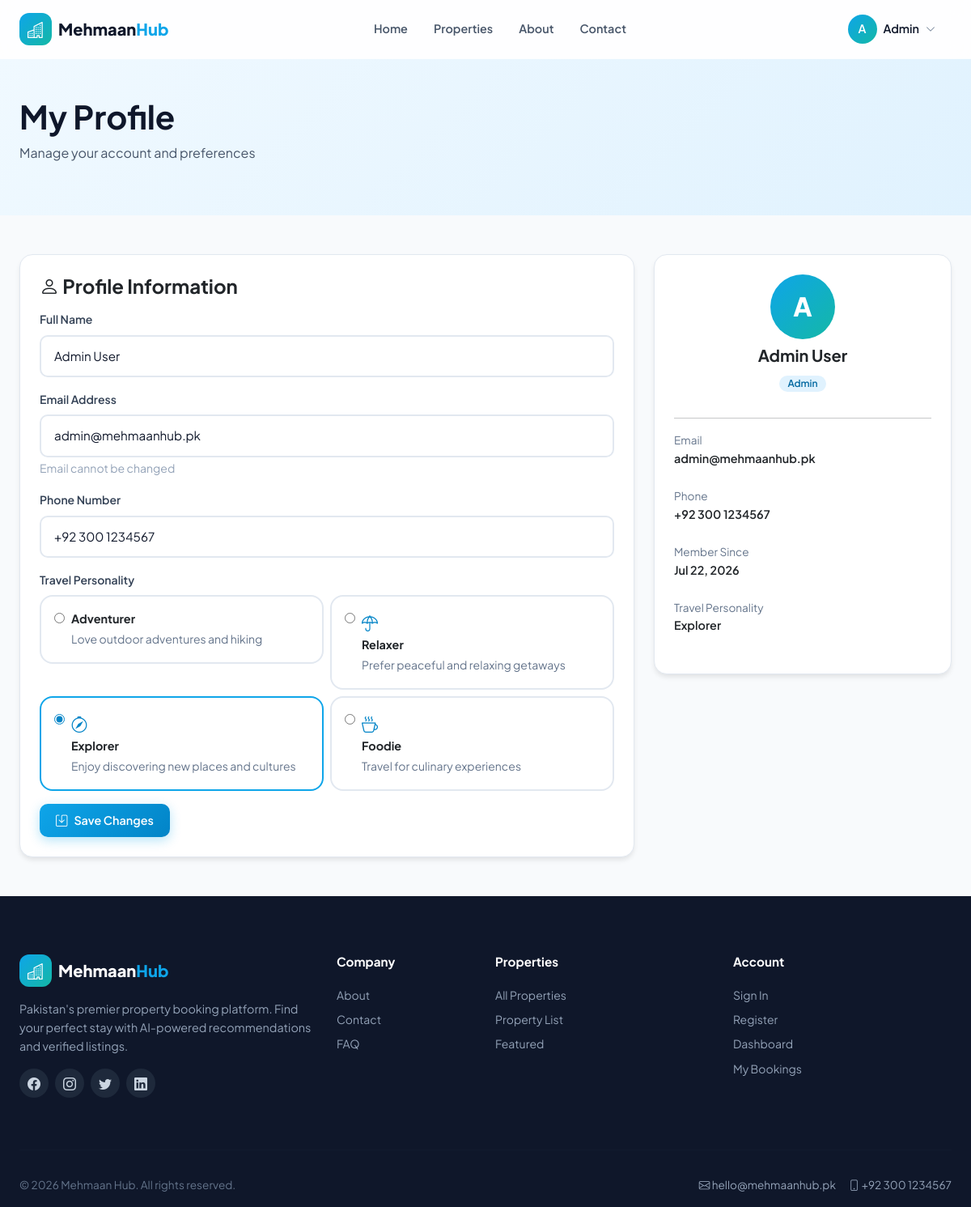
The app's page /profile.php (signed in) with its own data.
### tables this page shows
CREATE TABLE IF NOT EXISTS users (
    id INT AUTO_INCREMENT PRIMARY KEY,
    full_name VARCHAR(255) NOT NULL,
    email VARCHAR(255) NOT NULL UNIQUE,
    password VARCHAR(255) NOT NULL,
    phone VARCHAR(50) DEFAULT NULL,
    avatar_url VARCHAR(500) DEFAULT NULL,
    travel_personality ENUM('adventurer','relaxer','explorer','foodie') DEFAULT 'explorer',
    role ENUM('tenant','owner','admin') NOT NULL DEFAULT 'tenant',
    created_at TIMESTAMP DEFAULT CURRENT_TIMESTAMP
);

### includes/config.php (called while the page is built, shortened)
<?php
function db() {
    static $pdo = null;
    if ($pdo === null) {
        $dsn = 'mysql:host=' . DB_HOST . ';dbname=' . DB_NAME . ';charset=utf8mb4';
        try {
            $pdo = new PDO($dsn, DB_USER, DB_PASS, [
                PDO::ATTR_ERRMODE => PDO::ERRMODE_EXCEPTION,
                PDO::ATTR_DEFAULT_FETCH_MODE => PDO::FETCH_ASSOC,
                PDO::ATTR_EMULATE_PREPARES => false,
            ]);
        } catch (PDOException $e) {
            die('Database connection failed: ' . $e->getMessage());
        }
    }
    return $pdo;
}
function formatDate($dateStr) {
    $date = new DateTime($dateStr);
    return $date->format('M j, Y');
}
function e($str) {
    return htmlspecialchars($str ?? '', ENT_QUOTES, 'UTF-8');
}
function url($path = '/') {
    return BASE_URL . $path;
}
function currentPath() {
    $full = parse_url($_SERVER['REQUEST_URI'] ?? '/', PHP_URL_PATH);
    if (BASE_URL !== '' && strpos($full, BASE_URL) === 0) {
        $full = substr($full, strlen(BASE_URL));
    }
    return $full;
}
function isActive($path) {
    $current = currentPath();
    return false;
}

### includes/auth.php (called while the page is built, shortened)
<?php
function isLoggedIn() {
    return isset($_SESSION['user_id']);
}
function currentUser() {
    $stmt = db()->prepare('SELECT * FROM users WHERE id = ?');
    $stmt->execute([$_SESSION['user_id']]);
    return $stmt->fetch();
}

### profile.php (the view, shortened to what this page needs)
<?php
require_once __DIR__ . '/includes/config.php';
require_once __DIR__ . '/includes/auth.php';
$personalities = [
    ['value' => 'adventurer', 'label' => 'Adventurer', 'icon' => 'bi-mountain', 'desc' => 'Love outdoor adventures and hiking'],
    ['value' => 'relaxer', 'label' => 'Relaxer', 'icon' => 'bi-umbrella', 'desc' => 'Prefer peaceful and relaxing getaways'],
    ['value' => 'explorer', 'label' => 'Explorer', 'icon' => 'bi-compass', 'desc' => 'Enjoy discovering new places and cultures'],
    ['value' => 'foodie', 'label' => 'Foodie', 'icon' => 'bi-cup-hot', 'desc' => 'Travel for culinary experiences'],
];
require_once __DIR__ . '/includes/header.php';
?>
<main class="pt-nav">
    <section class="gradient-primary-light py-5">
        <div class="container-app">
            <h1 class="fw-bold">My Profile</h1>
            <p style="color:var(--slate-600);">Manage your account and preferences</p>
        </div>
    </section>
    <section class="py-5">
        <div class="container-app">
            <div class="row">
                <div class="col-lg-8">
                    <div class="card p-4 mb-4">
                        <h4 class="fw-bold mb-3"><i class="bi bi-person"></i> Profile Information</h4>
                        <form method="POST">
                            <div class="mb-3">
                                <label class="label">Full Name</label>
                                <input type="text" name="full_name" class="input" value="<?php echo e($user['full_name']); ?>" required>
                            </div>
                            <div class="mb-3">
                                <label class="label">Email Address</label>
                                <input type="email" class="input" value="<?php echo e($user['email']); ?>" disabled>
                                <small style="color:var(--slate-400);">Email cannot be changed</small>
                            </div>
                            <div class="mb-3">
                                <label class="label">Phone Number</label>
                                <input type="text" name="phone" class="input" value="<?php echo e($user['phone'] ?? ''); ?>" placeholder="+92 300 1234567">
                            </div>
                            <label class="label">Travel Personality</label>
                            <div class="row g-2 mb-3">
                                <?php foreach ($personalities as $p): ?>
                                    <div class="col-md-6">
                                        <label class="d-flex align-items-start gap-2 p-3 rounded" style="border:2px solid <?php echo $user['travel_personality'] === $p['value'] ? 'var(--primary-500)' : 'var(--slate-200)'; ?>;cursor:pointer;">
                                            <input type="radio" name="travel_personality" value="<?php echo e($p['value']); ?>" <?php echo $user['travel_personality'] === $p['value'] ? 'checked' : ''; ?> style="accent-color:var(--primary-600);margin-top:4px;">
                                            <div>
                                                <i class="bi <?php echo e($p['icon']); ?>" style="font-size:1.25rem;color:var(--primary-600);"></i>
                                                <span style="font-weight:700;font-size:0.9rem;display:block;"><?php echo e($p['label']); ?></span>
                                                <small style="color:var(--slate-500);"><?php echo e($p['desc']); ?></small>
                                            </div>
                                        </label>
                                    </div>
                                <?php endforeach; ?>
                            </div>
                            <button type="submit" class="btn btn-primary btn-lg"><i class="bi bi-save"></i> Save Changes</button>
                        </form>
                    </div>
                </div>
                <div class="col-lg-4">
                    <div class="card p-4" style="position:sticky;top:90px;">
                        <div class="text-center mb-3">
                            <div class="d-flex align-items-center justify-content-center mx-auto mb-2" style="width:80px;height:80px;border-radius:50%;background:linear-gradient(135deg,var(--primary-500),var(--accent-500));color:#fff;font-size:2rem;font-weight:800;">
                                <?php echo e(strtoupper(substr($user['full_name'], 0, 1))); ?>
                            </div>
                            <h5 style="font-weight:700;"><?php echo e($user['full_name']); ?></h5>
                            <span class="badge badge-primary"><?php echo e(ucfirst($user['role'])); ?></span>
                        </div>
                        <hr>
                        <div class="mb-2">
                            <p style="color:var(--slate-500);font-size:0.85rem;margin:0;">Email</p>
                            <p style="font-weight:600;font-size:0.9rem;"><?php echo e($user['email']); ?></p>
                        </div>
                        <div class="mb-2">
                            <p style="color:var(--slate-500);font-size:0.85rem;margin:0;">Phone</p>
                            <p style="font-weight:600;font-size:0.9rem;"><?php echo e($user['phone'] ?? 'Not set'); ?></p>
                        </div>
                        <div class="mb-2">
                            <p style="color:var(--slate-500);font-size:0.85rem;margin:0;">Member Since</p>
                            <p style="font-weight:600;font-size:0.9rem;"><?php echo formatDate($user['created_at']); ?></p>
                        </div>
                        <div class="mb-2">
                            <p style="color:var(--slate-500);font-size:0.85rem;margin:0;">Travel Personality</p>
                            <p style="font-weight:600;font-size:0.9rem;text-transform:capitalize;"><?php echo e($user['travel_personality']); ?></p>
                        </div>
                    </div>
                </div>
            </div>
        </div>
    </section>
</main>
<?php require __DIR__ . '/includes/footer.php'; ?>

### includes/header.php (shortened to what this page needs)
<?php
require_once __DIR__ . '/config.php';
require_once __DIR__ . '/auth.php';
$user = currentUser();
?>
<!DOCTYPE html>
<html lang="en">
<head>
    <link href="https://cdn.jsdelivr.net/npm/bootstrap@5.3.2/dist/css/bootstrap.min.css" rel="stylesheet">
    <link href="https://cdn.jsdelivr.net/npm/bootstrap-icons@1.11.1/font/bootstrap-icons.css" rel="stylesheet">
    <link href="<?php echo url('/assets/css/style.css'); ?>" rel="stylesheet">
</head>
<body>
<nav id="navbar" class="navbar-mh">
    <div class="container-app d-flex align-items-center justify-content-between" style="height: 72px;">
        <a href="<?php echo url('/index.php'); ?>" class="d-flex align-items-center gap-2 text-decoration-none">
            <div class="d-flex align-items-center justify-content-center" style="width:40px;height:40px;border-radius:12px;background:linear-gradient(135deg,#0ea5e9,#14b8a6);color:#fff;font-size:1.25rem;">
                <i class="bi bi-buildings"></i>
            </div>
            <span style="font-size:1.25rem;font-weight:800;color:#0f172a;">Mehmaan<span style="color:#0ea5e9;">Hub</span></span>
        </a>
        <div class="d-none d-lg-flex align-items-center gap-1">
            <a href="<?php echo url('/index.php'); ?>" class="nav-link-mh <?php echo isActive('/') ? 'active' : ''; ?>">Home</a>
            <a href="<?php echo url('/properties.php'); ?>" class="nav-link-mh <?php echo isActive('/properties.php') ? 'active' : ''; ?>">Properties</a>
            <a href="<?php echo url('/about.php'); ?>" class="nav-link-mh <?php echo isActive('/about.php') ? 'active' : ''; ?>">About</a>
            <a href="<?php echo url('/contact.php'); ?>" class="nav-link-mh <?php echo isActive('/contact.php') ? 'active' : ''; ?>">Contact</a>
        </div>
        <div class="d-none d-lg-flex align-items-center gap-2">
            <?php if ($user): ?>
                <div class="position-relative">
                    <button onclick="toggleUserMenu()" class="btn btn-ghost d-flex align-items-center gap-2">
                        <div class="d-flex align-items-center justify-content-center" style="width:36px;height:36px;border-radius:50%;background:linear-gradient(135deg,#0ea5e9,#14b8a6);color:#fff;font-weight:600;">
                            <?php echo e(strtoupper(substr($user['full_name'], 0, 1))); ?>
                        </div>
                        <span style="font-weight:600;font-size:0.9rem;color:#0f172a;"><?php echo e(explode(' ', $user['full_name'])[0]); ?></span>
                        <i class="bi bi-chevron-down" style="font-size:0.75rem;color:#64748b;"></i>
                    </button>
                </div>
            <?php else: ?>
                <a href="<?php echo url('/login.php'); ?>" class="btn btn-ghost">Sign In</a>
                <a href="<?php echo url('/register.php'); ?>" class="btn btn-primary">Get Started</a>
            <?php endif; ?>
        </div>
    </div>
</nav>

### assets/css/style.css (style rules this page uses)
:root { --primary-50: #f0f9ff; --primary-100: #e0f2fe; --primary-200: #bae6fd; --primary-300: #7dd3fc; --primary-400: #38bdf8; --primary-500: #0ea5e9; --primary-600: #0284c7; --primary-700: #0369a1; --primary-800: #075985; --primary-900: #0c4a6e; --secondary-50: #fff7ed; --secondary-100: #ffedd5; --secondary-200: #fed7aa; --secondary-300: #fdba74; --secondary-400: #fb923c; --secondary-500: #f97316; --secondary-600: #ea580c; --secondary-700: #c2410c; --accent-50: #f0fdfa; --accent-100: #ccfbf1; --accent-200: #99f6e4; --accent-300: #5eead4; --accent-400: #2dd4bf; --accent-500: #14b8a6; --accent-600: #0d9488; --accent-700: #0f766e; --success-50: #f0fdf4; --success-100: #dcfce7; --success-500: #22c55e; --success-600: #16a34a; --success-700: #15803d; --warning-50: #fefce8; --warning-100: #fef9c3; --warning-500: #eab308; --warning-600: #ca8a04; --error-50: #fef2f2; --error-100: #fee2e2; --error-500: #ef4444; --error-600: #dc2626; --error-700: #b91c1c; --slate-50: #f8fafc; --slate-100: #f1f5f9; --slate-200: #e2e8f0; --slate-300: #cbd5e1; --slate-400: #94a3b8; --slate-500: #64748b; --slate-600: #475569; --slate-700: #334155; --slate-800: #1e293b; --slate-900: #0f172a; --radius: 16px; --radius-sm: 10px; --radius-lg: 24px; --shadow-sm: 0 1px 2px rgba(0,0,0,0.05); --shadow: 0 4px 6px -1px rgba(0,0,0,0.1); --shadow-lg: 0 10px 15px -3px rgba(0,0,0,0.1); --shadow-xl: 0 20px 25px -5px rgba(0,0,0,0.1); }
* { margin: 0; padding: 0; box-sizing: border-box; }
body { font-family: 'Plus Jakarta Sans', -apple-system, BlinkMacSystemFont, sans-serif; color: var(--slate-900); background: var(--slate-50); line-height: 1.6; }
.container-app { max-width: 80rem; margin: 0 auto; padding: 0 1.5rem; width: 100%; }
.btn { display: inline-flex; align-items: center; justify-content: center; gap: 0.5rem; padding: 0.625rem 1.25rem; border-radius: var(--radius-sm); font-weight: 600; font-size: 0.9rem; border: none; cursor: pointer; transition: all 0.2s ease; text-decoration: none; line-height: 1.5; }
.btn-primary { background: linear-gradient(135deg, var(--primary-500), var(--primary-600)); color: #fff; box-shadow: 0 4px 14px rgba(14, 165, 233, 0.3); }
.btn-ghost { background: transparent; color: var(--slate-700); }
.card { background: #fff; border-radius: var(--radius); padding: 1.5rem; box-shadow: var(--shadow); border: 1px solid var(--slate-200); transition: all 0.3s ease; }
.input { width: 100%; padding: 0.75rem 1rem; border: 2px solid var(--slate-200); border-radius: var(--radius-sm); font-size: 0.95rem; font-family: inherit; transition: all 0.2s ease; background: #fff; color: var(--slate-900); }
.label { display: block; margin-bottom: 0.5rem; font-weight: 600; font-size: 0.875rem; color: var(--slate-700); }
.badge { display: inline-flex; align-items: center; gap: 0.25rem; padding: 0.25rem 0.625rem; border-radius: 999px; font-size: 0.75rem; font-weight: 600; }
.badge-primary { background: var(--primary-100); color: var(--primary-700); }
.gradient-primary-light { background: linear-gradient(135deg, var(--primary-50), var(--primary-100)); }
.navbar-mh { position: fixed; top: 0; left: 0; right: 0; z-index: 1000; background: rgba(255, 255, 255, 0.8); backdrop-filter: blur(12px); -webkit-backdrop-filter: blur(12px); border-bottom: 1px solid transparent; transition: all 0.3s ease; }
.nav-link-mh { padding: 0.5rem 0.875rem; font-weight: 600; font-size: 0.9rem; color: var(--slate-600); text-decoration: none; border-radius: var(--radius-sm); transition: all 0.2s ease; }
.pt-nav { padding-top: 72px; }
.text-center { text-align: center !important; }
.fw-bold { font-weight: 700 !important; }
.rounded { border-radius: var(--radius) !important; }

### records on screen
users: full_name "A", full_name "Admin", full_name "Admin User", email "admin@mehmaanhub.pk", phone "+92 300 1234567", travel_personality "☐ Adventurer Love outdoor advent", travel_personality "☐ Relaxer Prefer peaceful and re", travel_personality "☑ Explorer Enjoy discovering new", travel_personality "☐ Foodie Travel for culinary exp", role "Admin", created_at "Jul 22, 2026", travel_personality "Explorer"

### other values on screen
$p['label'] "Adventurer"
$p['desc'] "Love outdoor adventures and hiking"
$p['label'] "Relaxer"
$p['desc'] "Prefer peaceful and relaxing getaways"
$p['label'] "Explorer"
$p['desc'] "Enjoy discovering new places and cultures"
$p['label'] "Foodie"
$p['desc'] "Travel for culinary experiences"
